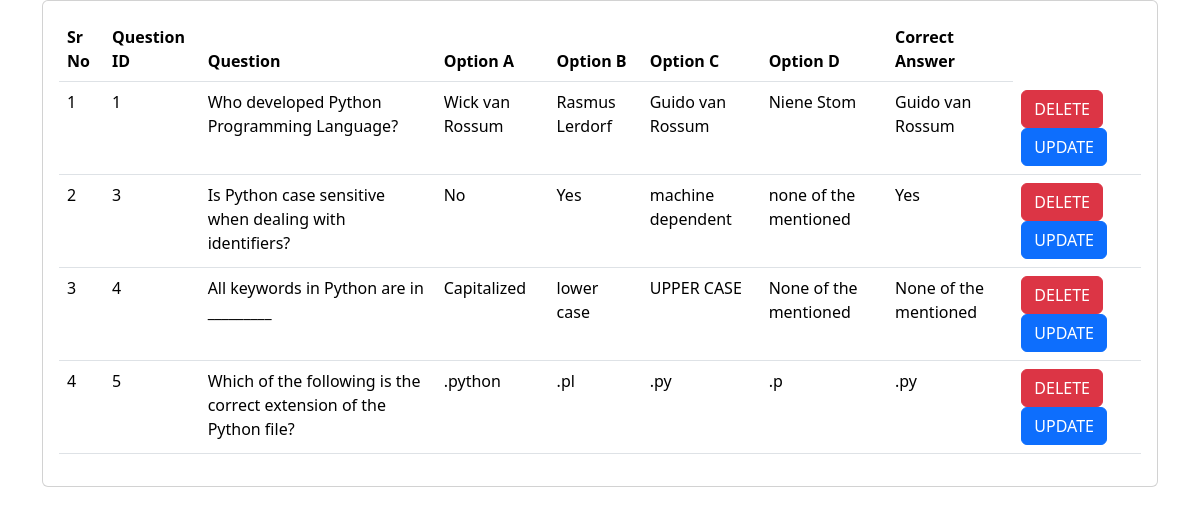
Page /python_quiz/question_details/ on the committed database.
### python_quiz/models.py (models this page shows, shortened)
class administrator_questions(models.Model):
    id =models.IntegerField(default=None, primary_key=True, null=False)
    question = models.CharField(max_length=500, default=None)
    option_A = models.CharField(max_length=100, null=False)
    option_B = models.CharField(max_length=100, null=False)
    option_C = models.CharField(max_length=100, null=False)
    option_D = models.CharField(max_length=100, null=False)
    correct_answer = models.CharField(max_length=100, null = False)

### python_quiz/views.py (the view)
# urls.py: path('question_details/', question_details),
def question_details(request):
    question_details = administrator_questions.objects.all
    return render (request, "python_quiz/question_details.html", {'question_details': question_details})

### templates/python_quiz/question_details.html (shortened to what this page needs)
<!DOCTYPE html>
<html lang="en">
<head>
    <link href="https://cdn.jsdelivr.net/npm/bootstrap@5.3.2/dist/css/bootstrap.min.css" rel="stylesheet">
</head>
<body>
    <div class="container">
        <div class="row">
            <div class="col-md-12">
                <div class="card">
                    <div class="card-body">
                        <table class="table">
                            <thead>
                                <tr>
                                    <th>Sr No</th>
                                    <th>Question ID</th>
                                    <th>Question</th>
                                    <th>Option A</th>
                                    <th>Option B</th>
                                    <th>Option C</th>
                                    <th>Option D</th>
                                    <th>Correct Answer</th>
                                </tr>
                            </thead>
                            <tbody>
                                {% for question in question_details %}
                                <tr>
                                    <td>{{forloop.counter}}</td>
                                    <td>{{question.id}}</td>
                                    <td>{{question.question}}</td>
                                    <td>{{question.option_A}}</td>
                                    <td>{{question.option_B}}</td>
                                    <td>{{question.option_C}}</td>
                                    <td>{{question.option_D}}</td>
                                    <td>{{question.correct_answer}}</td>
                                    <td>
                                        <a class = "btn btn-danger" href="/python_quiz/question_delete/{{question.id}}">DELETE</a>
                                        <a class = "btn btn-primary" href="/python_quiz/question_update/{{question.id}}">UPDATE</a>
                                    </td>
                                </tr>
                                {% endfor %}
                            </tbody>
                    </div>
                </div>
            </div>
        </div>
    </div>
</body>
</html>

### rows in the picture
administrator_questions: id "1", question "Who developed Python Programming Language?", option_A "Wick van Rossum", option_B "Rasmus Lerdorf", option_C "Guido van Rossum", option_D "Niene Stom", correct_answer "Guido van Rossum"
administrator_questions: id "3", question "Is Python case sensitive when dealing with identifiers?", option_A "No", option_B "Yes", option_C "machine dependent", option_D "none of the mentioned", correct_answer "Yes"
administrator_questions: id "4", question "All keywords in Python are in _________", option_A "Capitalized", option_B "lower case", option_C "UPPER CASE", option_D "None of the mentioned", correct_answer "None of the mentioned"
administrator_questions: id "5", question "Which of the following is the correct extension of the Python file?", option_A ".python", option_B ".pl", option_C ".py", option_D ".p", correct_answer ".py"
